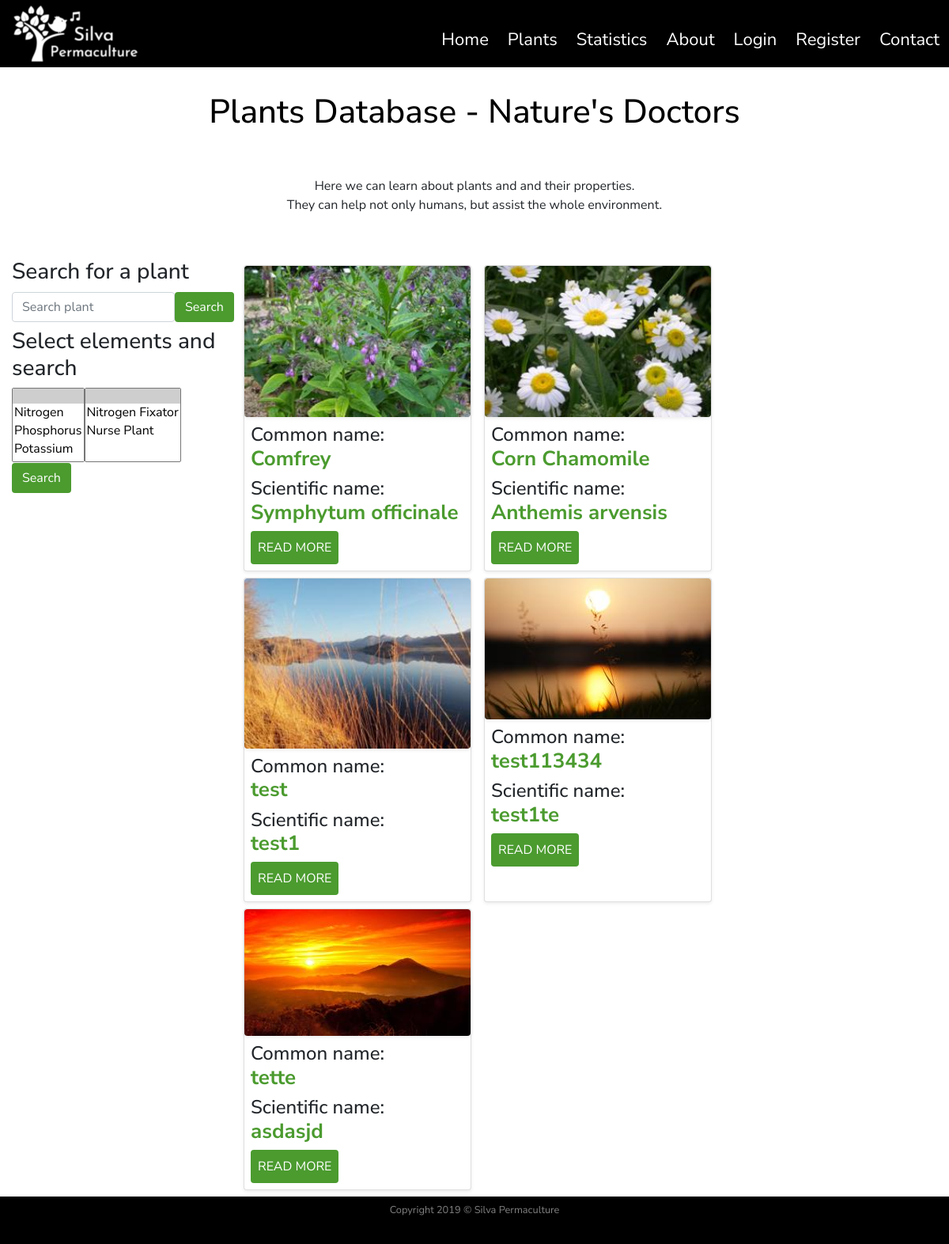
/plants, run on an earlier commit of the app's database.
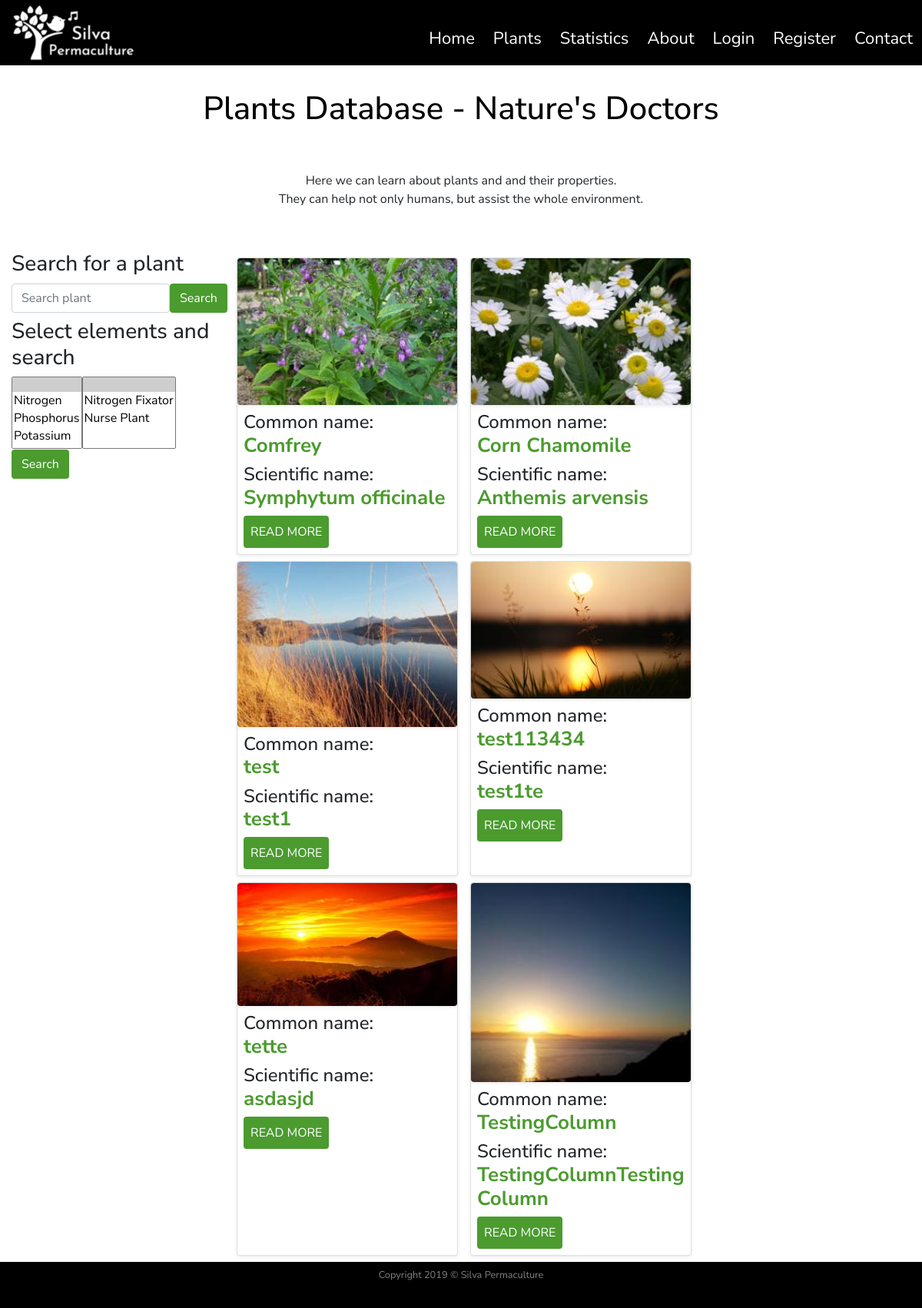
And on a later commit of the database.
### silvapermaculture/models.py (models this page shows, shortened)
class SearchitMixin(object):
    @classmethod
    def search(cls, expression, page, per_page):
        ids, total = search_index(cls.__tablename__, expression, page, per_page)
        if total == 0:
            return cls.query.filter_by(id=0), 0
        when = []
        for i in range(len(ids)):
            when.append((ids[i],i))
        return cls.query.filter(cls.id.in_(ids)).order_by(
            db.case(when, value=cls.id)), total

class Plants(SearchitMixin, db.Model):
    __searchit__ = ['common_name', 'botanical_name', 'medicinal', 'region']
    id = db.Column(db.Integer, primary_key=True)
    common_name = db.Column(db.String(40), nullable=False)
    botanical_name = db.Column(db.String(80), unique=True, nullable=False)
    short_description = db.Column(db.Text, nullable=False)
    medicinal = db.Column(db.Text, nullable=False)
    other_uses = db.Column(db.Text, nullable=False)
    habitats = db.Column(db.Text, nullable=False)
    region = db.Column(db.Text, nullable=False)
    image_file = db.Column(db.String(20), default='default_plant_pic.jpg')
    date_added = db.Column(db.DateTime, nullable=False, default=datetime.utcnow)
    user_id = db.Column(db.Integer, db.ForeignKey('user.id'), nullable=False)
    dna = db.relationship('DNA', secondary = plants_dna_table)  # Dynamic_Nutrient_Accumulated
    nfn = db.relationship('NFN', secondary = plants_nfn_table)  # Nitrogen_Fixers_Nursing

### silvapermaculture/routes.py (the view)
@app.route("/plants")
def plants():
    plants = Plants.query.all()
    search = SearchForm()
    searchn = SearchFormN()
    return render_template('plants.html', title= 'Plants Database', plants=plants, search=search, searchn=searchn)

### silvapermaculture/forms.py
class SearchForm(FlaskForm):
    q = StringField(('Search plant'), validators=[DataRequired(),Length(max=60)])
    def __init__(self, *args, **kwargs):
        if 'formdata' not in kwargs:
            kwargs['formdata'] = request.args
        if 'csrf_enabled' not in kwargs:
            kwargs['csrf_enabled'] = False
        super(SearchForm, self).__init__(*args, **kwargs)
    submit = SubmitField('Search')

class SearchFormN(FlaskForm):
    dna = QuerySelectMultipleField('Select Element', validators=[DataRequired()], query_factory=enabled_dna, allow_blank=True, get_label='element')
    nfn = QuerySelectMultipleField('Select Property', validators=[DataRequired()], query_factory=enabled_nfn, allow_blank=True,
                                   get_label='plant_extra')
    def __init__(self, *args, **kwargs):
        if 'formdata' not in kwargs:
            kwargs['formdata'] = request.args
        if 'csrf_enabled' not in kwargs:
            kwargs['csrf_enabled'] = False
        super(SearchFormN, self).__init__(*args, **kwargs)
    submit = SubmitField('Search')

### silvapermaculture/forms.py (called while the page is built)
def enabled_dna():
    return DNA.query

def enabled_nfn():
    return NFN.query

### silvapermaculture/templates/plants.html
{% extends "layout.html" %}
    {% block content %}
        <div class="row">
            <div class="col-12">
                <h1 class="text-center my-4 py-2" id="headingOther">Plants Database - Nature's Doctors</h1>
            </div>
        </div>
        <div class="row my-3">
            <div class="col-12 mb-2">
                <p class="text-center p-2">Here we can learn about plants and and their properties.<br/>
                    They can help not only humans, but assist the whole environment. <br/>
                </p>
            </div>
        </div>
        <div class="row">
            <div class="col-12 col-lg-3">
                <h3 class="my-2 text-left">Search for a plant</h3>
                <form class="form-inline my-2 my-lg-0" method="get" action="{{url_for('search')}}">
                    <div class="form-group row">
                        <div class="col-12 ">
                    {{ search.q(size=20, class="form-control", placeholder=search.q.label.text) }}
                         </div>
                    </div>
                    <div class="col-1 m-0 p-0 mb-3 mb-sm-0 mr-lg-3">
                    {{ search.submit(class="btn btn-search") }}
                     </div>
                </form>
                <h3 class="my-2 text-left">Select elements and search</h3>
                <form class="form-inline my-2 my-lg-0" method="get" action="{{url_for('searchn') }}">
                        <div class="form-group row">
                                  {% if searchn.dna.errors %}
                                    {{ searchn.dna(class="form-control form-control-lg is-invalid") }}
                                    <div class="invalid-feedback">
                                        {% for error in searchn.dna.errors %}
                                            <span>{{ error }}</span>
                                        {% endfor %}
                                    </div>
                                  {% else %}
                                  <div class="col-12">
                                  {{ searchn.dna(class_="selectpicker", multiple=True) }}
                                  </div>
                                  {% endif %}
                        </div>
                        <div class="form-group row">
                                  {% if searchn.nfn.errors %}
                                    {{ searchn.nfn(class="form-control form-control-lg is-invalid") }}
                                    <div class="invalid-feedback">
                                        {% for error in searchn.nfn.errors %}
                                            <span>{{ error }}</span>
                                        {% endfor %}
                                    </div>
                                  {% else %}
                                   <div class="col-12">
                                  {{ searchn.nfn(class_="selectpicker", multiple=True) }}
                                   </div>
                                  {% endif %}
                        </div>
                        <div class="col-12 m-0 p-0">
                        {{ searchn.submit(class="btn btn-search ") }}
                        </div>
                </form>
            </div>
            <div class="col-12 col-lg-9 mt-lg-3">
                <div class="row">
                         {% for plant in plants %}
                        <div class="card shadow-sm my-2 my-lg-0 mx-lg-2 mb-lg-2 mx-auto" style="width: 18rem;">
                          <img class="img-fluid rounded shadow-sm" src="{{ url_for('static', filename='img/plants/' + plant.image_file) }}"  alt="Default plant image"/>
                          <div class="card-body p-2">
                            <h4 class="text-left">Common name:<br/> <span class="titles">{{ plant.common_name }}</span></h4>
                            <h4 class="text-left">Scientific name:<br/> <span class="titles">{{ plant.botanical_name }} </span></h4>
                            <a class="btn btn-readmore p-2" href="{{ url_for('plant', plant_id=plant.id) }}">READ MORE</a>
                          </div>
                        </div>
                        {% endfor %}
                </div>
            </div>
        </div>
    {% endblock content %} #Jinja2 allows to put the name of the block here so to know which block is closing if we have multiple.

### silvapermaculture/templates/layout.html (shortened to what this page needs)
<!doctype html>
<html lang="en">
<head>
    <link rel="stylesheet" href="https://stackpath.bootstrapcdn.com/bootstrap/4.3.1/css/bootstrap.min.css">
    <link rel="stylesheet" href="https://cdn.jsdelivr.net/npm/bootstrap-select@1.13.9/dist/css/bootstrap-select.min.css">
    <link rel="stylesheet" href="https://use.fontawesome.com/releases/v5.3.1/css/all.css"
crossorigin="anonymous">
    <link rel="stylesheet" href="{{ url_for('static', filename='css/style.css') }}" type="text/css">
</head>
<body class="d-flex flex-column">
<header>
    <div class="container-fluid">
                <div class="row">
                    <div class="col-12 col-sm-12 p-0">
                        <nav class="navbar navbar-expand-lg bg-black p-0  ">
                            <a class="navbar-brand  ml-3" href="{{ url_for('index') }}"><img class="img-fluid" src="{{ url_for('static', filename='img/logo_silva_white.png') }}" alt="Bird singing and Silva Permaculture text."/></a>
                            <div class="collapse navbar-collapse justify-content-end" id="navbarNav">
                                <ul class="navbar-nav mt-3">
                                    <li class="nav-item mx-1">
                                        <a class="nav-link items" href="{{ url_for('index') }}">Home<span class="sr-only">(current)</span></a>
                                    </li>
                                    <li class="nav-item mx-1">
                                        <a class="nav-link items" href="{{ url_for('plants') }}">Plants</a>
                                    </li>
                                    <li class="nav-item mx-1">
                                        <a class="nav-link items" href="{{ url_for('statistics') }}">Statistics</a>
                                    </li>
                                    <li class="nav-item mx-1">
                                        <a class="nav-link items" href="{{ url_for('about') }}">About</a>
                                    </li>
                                    {% if current_user.is_authenticated %}
                                         <li class="nav-item mx-1">
                                            <a class="nav-link items"  href="{{ url_for('new_plant') }}">Add Plant</a>
                                        </li>
                                        <li class="nav-item mx-1">
                                            <a class="nav-link items"  href="{{ url_for('account') }}">Account</a>
                                        </li>
                                        <li class="nav-item mx-1">
                                            <a class="nav-link items"  href="{{ url_for('logout') }}">Logout</a>
                                        </li>
                                    {% else %}
                                        <li class="nav-item mx-1">
                                            <a class="nav-link items" href="{{ url_for('login') }}">Login</a>
                                        </li>
                                        <li class="nav-item mx-1">
                                            <a class="nav-link items" href="{{ url_for('register') }}">Register</a>
                                        </li>
                                    {% endif %}
                                    <li class="nav-item mx-1">
                                        <a class="nav-link items"  href="{{ url_for('contact') }}">Contact</a>
                                    </li>
                                </ul>
                            </div>
                        </nav>
                    </div>
                </div>
            </div>
</header>
<main>
    <div class="container-fluid">
                {% block content %}
                {% endblock content %}
    </div>
</main>
<div class="container-fluid">
    <div class="row ">
        <div class="col-12 p-0 my-0">
            <footer  class="bg-black text-white-50">
                <div class="text-center  py-1">
                  <small class="py-2">Copyright 2019 &copy; Silva Permaculture</small>
                </div>
            </footer>
        </div>
    </div>
</div>
</body>
</html>

### silvapermaculture/static/css/style.css (style rules this page uses)
html, body { height: 100% }
body { font-family: 'Nunito Sans', sans-serif; font-size: 16px; display: flex; flex-direction: column; }
.bg-black { background-color: black }
.items { color:white; font-size:22px; transition: all .5s; }
main { flex: 1 0 auto }
#headingOther { color: black; font-size: 42px; }
.titles { color: #4B9B2F; font-size:26px; font-weight: bold }
.btn-readmore, .btn-search { background-color: #4B9B2F; color:white; transition: all .6s }
footer { flex-shrink: 0; height: 60px; }

What changed in the data, as far as the page shows it:
added Plants: image_file (picture), common_name "TestingColumn", botanical_name "TestingColumnTestingColumn"
